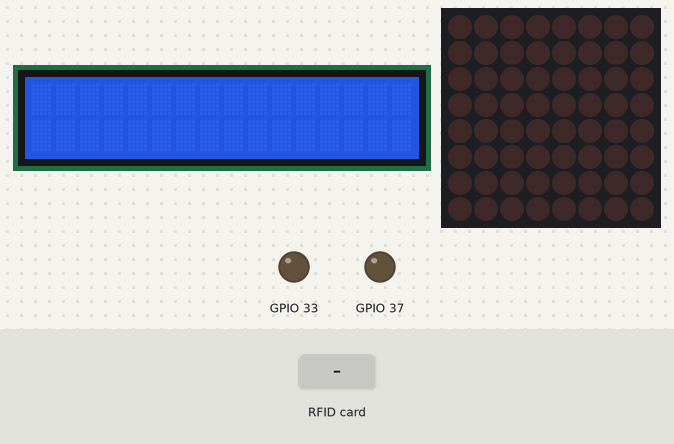
A program run on a simulated Raspberry Pi (BCM pin numbers). On the bench: 16×2 character LCD, 8×8 LED matrix, output pins drawn as LEDs (lit = HIGH). The inputs (shaded band) are chosen by the test bench. The RFID card's data blocks start empty; threads take turns every 2 ms; what the program prints to the terminal is not drawn.

Above: at 1.2 s.
1.3 s: RFID card 5E 7A 19 C4 held to the reader
At 2.1 s:
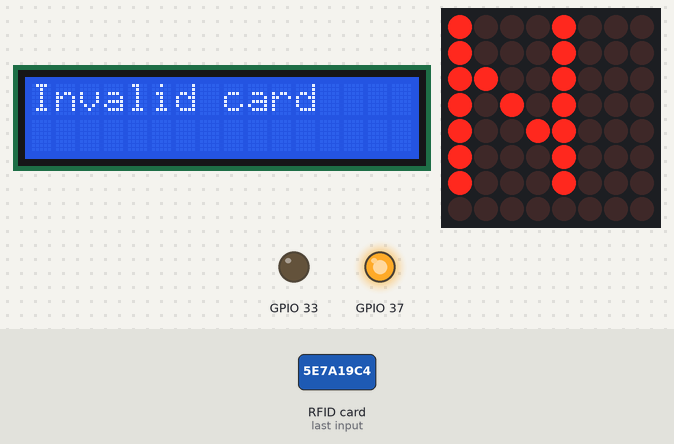
At 3.1 s:
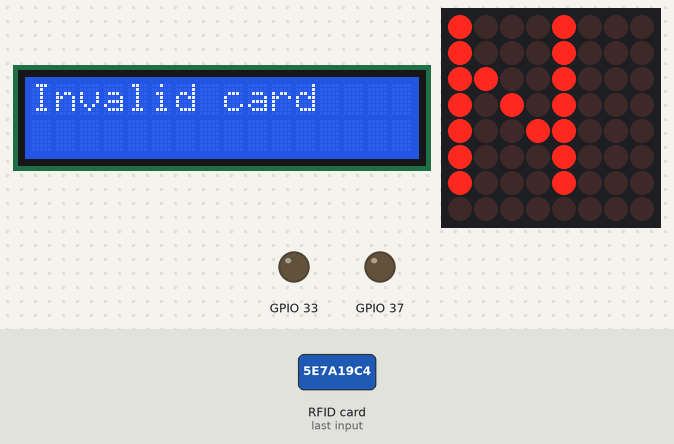
Timing chart, 0 to 4.6 s (numbered marks = the images above; inputs shaded):
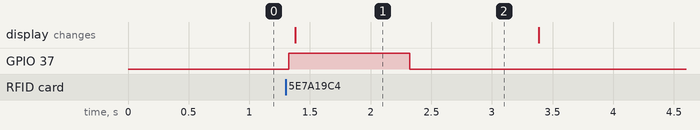

Measured:
- after the input at 1.3 s, GPIO 37: LOW → HIGH at once, → LOW 1.0 s later; the display: changes after 0.08 s (image 1)
- what the display in image 1 shows lasts 2.0 s, from 1.4 s to 3.4 s

The program:

Read.py
```python
#!/usr/bin/env python

# import asyncio
from threading import Timer
import RPi.GPIO as GPIO
from mfrc522 import SimpleMFRC522
import time as time
from signal import signal, SIGTERM, SIGHUP, pause
from rpi_lcd import LCD
import argparse
from NoSimpleMFRC522 import NoSimpleMFRC522

from luma.led_matrix.device import max7219
from luma.core.interface.serial import spi, noop
from luma.core.render import canvas
from luma.core.legacy import text
from luma.core.legacy.font import proportional, LCD_FONT

def demo(letter, message):
    global device, text, canvas, proportional, LCD_FONT, lcd
    with canvas(device) as draw:
        #draw.rectangle(device.bounding_box, outline="white")
        text(draw, (0, 0), letter, fill="white", font=proportional(LCD_FONT))
    lcd.text(message, 0)
    time.sleep(2)
    device.clear()
    lcd.clear()
    return 0

if __name__ == "__main__":
    reader = SimpleMFRC522()
    lcd = LCD()

    serial = spi(port=1, device=2, gpio=noop())
    device = max7219(serial, width=8, height=8, rotate=0, block_orientation=0)

    GPIO.setup(33,GPIO.OUT,initial=0)
    GPIO.setup(37,GPIO.OUT,initial=0)

    correct = ['ok']

    # GPIO.setmode(GPIO.BCM)

    def led(pin,sec):
        GPIO.output(pin, GPIO.HIGH)
        if pin == 33:
            run = Timer(0, demo, ("Y", "Valid card"))
        else:
            run = Timer(0, demo, ("N", "Invalid card"))
        run.start()
        time.sleep(sec)
        GPIO.output(pin, GPIO.LOW)

    try:
        while True:
            # try:
            id, code = reader.read()
            print(id)
            print('"',code,'"')
            if code.strip() == 'ok':
                led(33,1)
            else:
                led(37,1)
            # except Exception as e:
            #     print(e)
    except KeyboardInterrupt:
        print('Bye')
        pass
    finally:
        GPIO.cleanup()
```

NoSimpleMFRC522.py
```python
# Code by Simon Monk https://github.com/simonmonk/

from mfrc522 import SimpleMFRC522
from mfrc522 import MFRC522
import RPi.GPIO as GPIO

class NoSimpleMFRC522(SimpleMFRC522):
    def __init__(self):
        self.READER = MFRC522(device=0,pin_rst=16)
```
